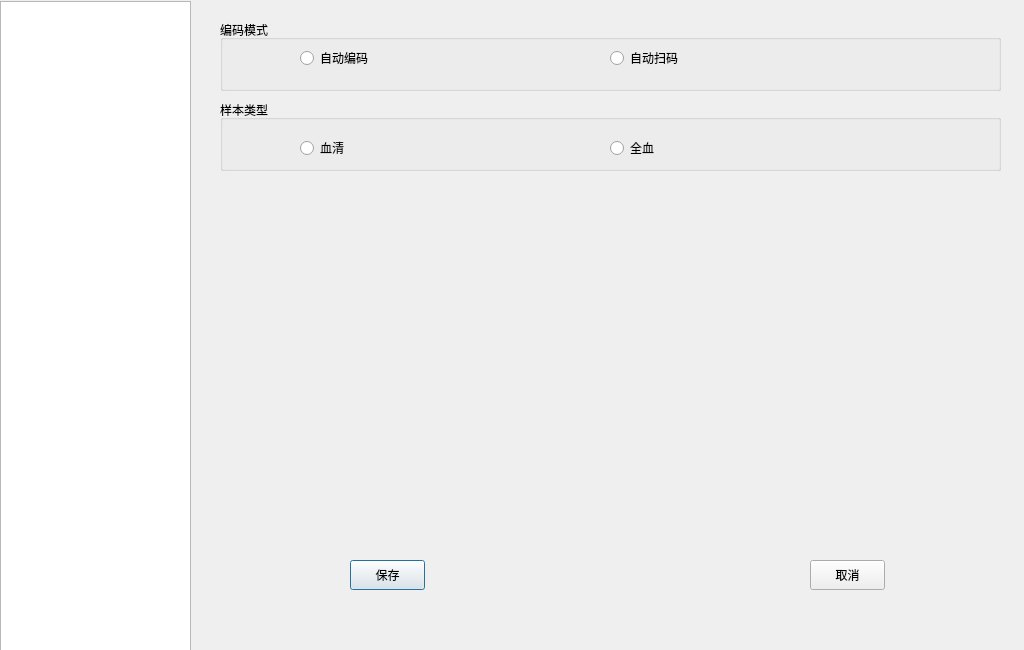
<?xml version="1.0" encoding="UTF-8"?>
<ui version="4.0">
 <class>SetInterface</class>
 <widget class="QDialog" name="SetInterface">
  <property name="geometry">
   <rect>
    <x>0</x>
    <y>0</y>
    <width>1024</width>
    <height>650</height>
   </rect>
  </property>
  <property name="windowTitle">
   <string>Dialog</string>
  </property>
  <widget class="QStackedWidget" name="stackedWidget">
   <property name="geometry">
    <rect>
     <x>190</x>
     <y>0</y>
     <width>831</width>
     <height>641</height>
    </rect>
   </property>
   <property name="currentIndex">
    <number>0</number>
   </property>
   <widget class="QWidget" name="GeneralSetPage">
    <widget class="QGroupBox" name="groupBox_Encode">
     <property name="geometry">
      <rect>
       <x>30</x>
       <y>20</y>
       <width>781</width>
       <height>71</height>
      </rect>
     </property>
     <property name="title">
      <string>编码模式</string>
     </property>
     <widget class="QRadioButton" name="rb_Set_AutoEncode">
      <property name="geometry">
       <rect>
        <x>80</x>
        <y>30</y>
        <width>161</width>
        <height>16</height>
       </rect>
      </property>
      <property name="text">
       <string>自动编码</string>
      </property>
     </widget>
     <widget class="QRadioButton" name="rb_Set_ScanEncode">
      <property name="geometry">
       <rect>
        <x>390</x>
        <y>30</y>
        <width>161</width>
        <height>16</height>
       </rect>
      </property>
      <property name="text">
       <string>自动扫码</string>
      </property>
     </widget>
    </widget>
    <widget class="QPushButton" name="btn_Set_GenSave">
     <property name="geometry">
      <rect>
       <x>160</x>
       <y>560</y>
       <width>75</width>
       <height>30</height>
      </rect>
     </property>
     <property name="text">
      <string>保存</string>
     </property>
    </widget>
    <widget class="QPushButton" name="btn_Set_GenCancel">
     <property name="geometry">
      <rect>
       <x>620</x>
       <y>560</y>
       <width>75</width>
       <height>30</height>
      </rect>
     </property>
     <property name="text">
      <string>取消</string>
     </property>
    </widget>
    <widget class="QGroupBox" name="groupBox_BloodType">
     <property name="geometry">
      <rect>
       <x>30</x>
       <y>100</y>
       <width>781</width>
       <height>71</height>
      </rect>
     </property>
     <property name="title">
      <string>样本类型</string>
     </property>
     <widget class="QRadioButton" name="rb_Set_GeneralSerum">
      <property name="geometry">
       <rect>
        <x>80</x>
        <y>40</y>
        <width>161</width>
        <height>16</height>
       </rect>
      </property>
      <property name="text">
       <string>血清</string>
      </property>
     </widget>
     <widget class="QRadioButton" name="rb_Set_GeneralBlood">
      <property name="geometry">
       <rect>
        <x>390</x>
        <y>40</y>
        <width>161</width>
        <height>16</height>
       </rect>
      </property>
      <property name="text">
       <string>全血</string>
      </property>
     </widget>
    </widget>
   </widget>
   <widget class="QWidget" name="RenfSetPage">
    <widget class="QPushButton" name="btn_Set_RenfModify">
     <property name="geometry">
      <rect>
       <x>370</x>
       <y>120</y>
       <width>70</width>
       <height>30</height>
      </rect>
     </property>
     <property name="text">
      <string>修改</string>
     </property>
    </widget>
    <widget class="QPushButton" name="btn_Set_RenfAdd">
     <property name="geometry">
      <rect>
       <x>180</x>
       <y>120</y>
       <width>70</width>
       <height>30</height>
      </rect>
     </property>
     <property name="text">
      <string>增加</string>
     </property>
    </widget>
    <widget class="QTableWidget" name="tw_Set_RenfvInfo">
     <property name="geometry">
      <rect>
       <x>100</x>
       <y>160</y>
       <width>621</width>
       <height>311</height>
      </rect>
     </property>
    </widget>
    <widget class="QPushButton" name="btn_Set_RenfDelete">
     <property name="geometry">
      <rect>
       <x>550</x>
       <y>120</y>
       <width>70</width>
       <height>30</height>
      </rect>
     </property>
     <property name="text">
      <string>删除</string>
     </property>
    </widget>
   </widget>
   <widget class="QWidget" name="ParamSetPage">
    <widget class="QLabel" name="label_3">
     <property name="geometry">
      <rect>
       <x>40</x>
       <y>60</y>
       <width>72</width>
       <height>15</height>
      </rect>
     </property>
     <property name="text">
      <string>吸样量</string>
     </property>
    </widget>
    <widget class="QLineEdit" name="lineEdit">
     <property name="geometry">
      <rect>
       <x>140</x>
       <y>50</y>
       <width>113</width>
       <height>23</height>
      </rect>
     </property>
    </widget>
    <widget class="QPushButton" name="pushButton">
     <property name="geometry">
      <rect>
       <x>360</x>
       <y>570</y>
       <width>89</width>
       <height>24</height>
      </rect>
     </property>
     <property name="text">
      <string>保存</string>
     </property>
    </widget>
   </widget>
   <widget class="QWidget" name="SystemSetPage">
    <widget class="QPushButton" name="btn_Set_SetDateSave">
     <property name="geometry">
      <rect>
       <x>130</x>
       <y>130</y>
       <width>75</width>
       <height>30</height>
      </rect>
     </property>
     <property name="text">
      <string>确定</string>
     </property>
    </widget>
    <widget class="QDateEdit" name="de_Set_dteDateSet">
     <property name="geometry">
      <rect>
       <x>170</x>
       <y>70</y>
       <width>110</width>
       <height>22</height>
      </rect>
     </property>
     <property name="displayFormat">
      <string>yyyy/MM/dd</string>
     </property>
     <property name="calendarPopup">
      <bool>true</bool>
     </property>
    </widget>
    <widget class="QLabel" name="lb_Set_Datetag">
     <property name="geometry">
      <rect>
       <x>70</x>
       <y>70</y>
       <width>101</width>
       <height>16</height>
      </rect>
     </property>
     <property name="text">
      <string>时间设置</string>
     </property>
    </widget>
    <widget class="QTimeEdit" name="de_Set_dteTimeSet">
     <property name="geometry">
      <rect>
       <x>300</x>
       <y>70</y>
       <width>118</width>
       <height>22</height>
      </rect>
     </property>
     <property name="displayFormat">
      <string>HH:mm:ss</string>
     </property>
     <property name="calendarPopup">
      <bool>false</bool>
     </property>
    </widget>
   </widget>
   <widget class="QWidget" name="UserSetPage">
    <widget class="QPushButton" name="btn_Set_UserAdd">
     <property name="geometry">
      <rect>
       <x>100</x>
       <y>50</y>
       <width>89</width>
       <height>41</height>
      </rect>
     </property>
     <property name="text">
      <string>增加</string>
     </property>
    </widget>
    <widget class="QPushButton" name="btn_Set_UserModify">
     <property name="geometry">
      <rect>
       <x>390</x>
       <y>50</y>
       <width>89</width>
       <height>41</height>
      </rect>
     </property>
     <property name="text">
      <string>修改</string>
     </property>
    </widget>
    <widget class="QPushButton" name="btn_Set_UserDelete">
     <property name="geometry">
      <rect>
       <x>650</x>
       <y>50</y>
       <width>89</width>
       <height>41</height>
      </rect>
     </property>
     <property name="text">
      <string>删除</string>
     </property>
    </widget>
    <widget class="QTableWidget" name="tw_Set_UserAccount">
     <property name="geometry">
      <rect>
       <x>20</x>
       <y>120</y>
       <width>801</width>
       <height>511</height>
      </rect>
     </property>
    </widget>
   </widget>
   <widget class="QWidget" name="SysInfoSetPage">
    <widget class="QLabel" name="lb_Set_HardNum">
     <property name="geometry">
      <rect>
       <x>480</x>
       <y>290</y>
       <width>81</width>
       <height>20</height>
      </rect>
     </property>
     <property name="text">
      <string>V1.0.5</string>
     </property>
    </widget>
    <widget class="QLabel" name="lb_Set_HardTag">
     <property name="geometry">
      <rect>
       <x>323</x>
       <y>290</y>
       <width>131</width>
       <height>20</height>
      </rect>
     </property>
     <property name="text">
      <string>硬件版本：</string>
     </property>
    </widget>
    <widget class="QLabel" name="lb_Set_SoftTag">
     <property name="geometry">
      <rect>
       <x>323</x>
       <y>240</y>
       <width>131</width>
       <height>20</height>
      </rect>
     </property>
     <property name="text">
      <string>软件版本：</string>
     </property>
    </widget>
    <widget class="QLabel" name="lb_Set_SoftNum">
     <property name="geometry">
      <rect>
       <x>480</x>
       <y>240</y>
       <width>81</width>
       <height>20</height>
      </rect>
     </property>
     <property name="text">
      <string>V1.0.21.1</string>
     </property>
    </widget>
    <widget class="QPushButton" name="btn_Set_Poweroff">
     <property name="geometry">
      <rect>
       <x>380</x>
       <y>560</y>
       <width>121</width>
       <height>51</height>
      </rect>
     </property>
     <property name="text">
      <string>关闭仪器</string>
     </property>
    </widget>
   </widget>
   <widget class="QWidget" name="DebugSetPage">
    <widget class="QLabel" name="lb_Set_DebugLoginPwd">
     <property name="geometry">
      <rect>
       <x>290</x>
       <y>218</y>
       <width>81</width>
       <height>21</height>
      </rect>
     </property>
     <property name="text">
      <string>登陆密码</string>
     </property>
    </widget>
    <widget class="QLineEdit" name="le_Set_DebugLoginPwd">
     <property name="geometry">
      <rect>
       <x>420</x>
       <y>210</y>
       <width>161</width>
       <height>31</height>
      </rect>
     </property>
     <property name="echoMode">
      <enum>QLineEdit::Password</enum>
     </property>
    </widget>
    <widget class="QPushButton" name="btn_Set_DebugOk">
     <property name="geometry">
      <rect>
       <x>360</x>
       <y>300</y>
       <width>61</width>
       <height>31</height>
      </rect>
     </property>
     <property name="text">
      <string>确定</string>
     </property>
    </widget>
   </widget>
  </widget>
  <widget class="QListWidget" name="lw_Set_Navigation">
   <property name="geometry">
    <rect>
     <x>0</x>
     <y>1</y>
     <width>191</width>
     <height>651</height>
    </rect>
   </property>
  </widget>
 </widget>
 <resources/>
 <connections/>
</ui>
